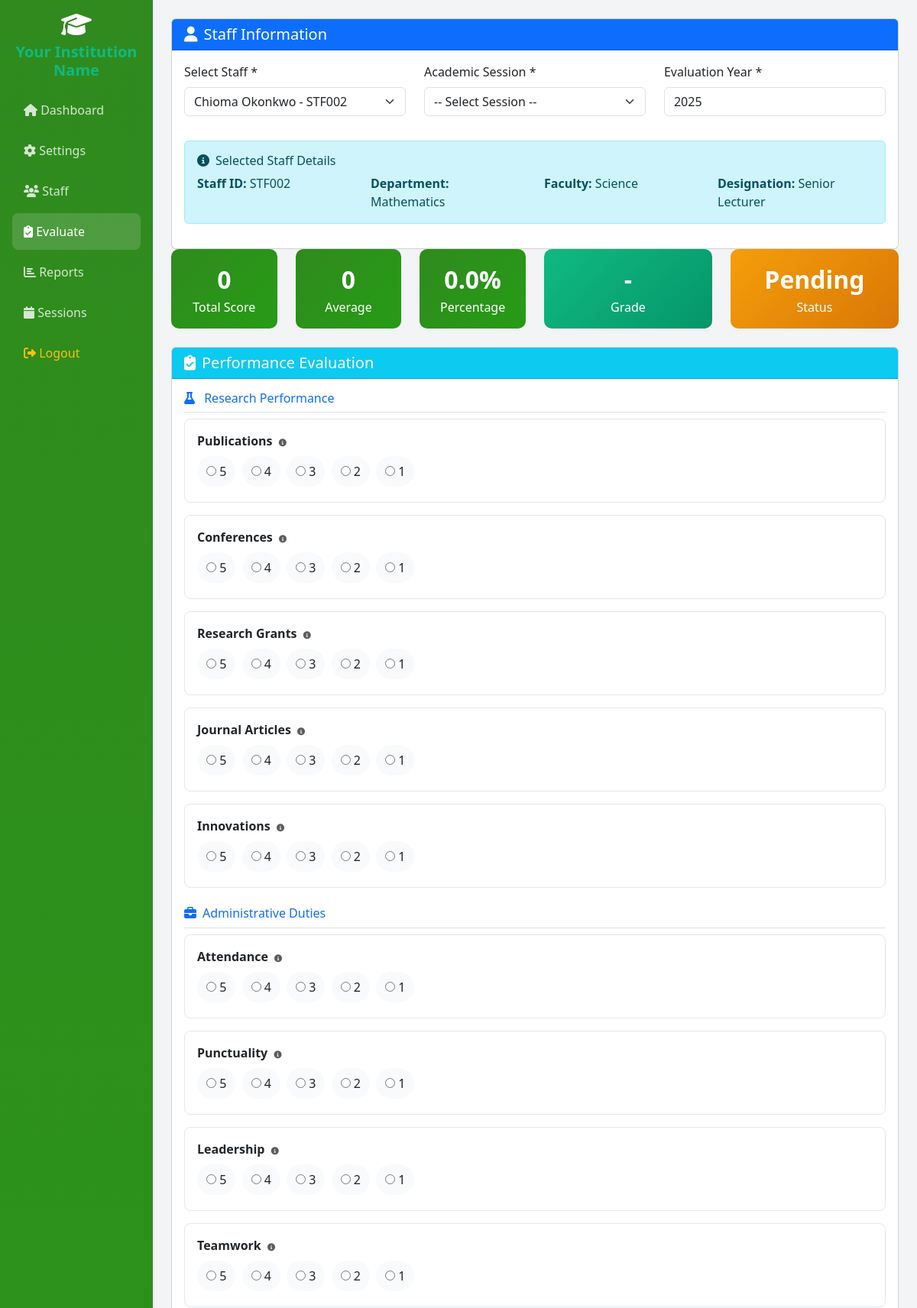
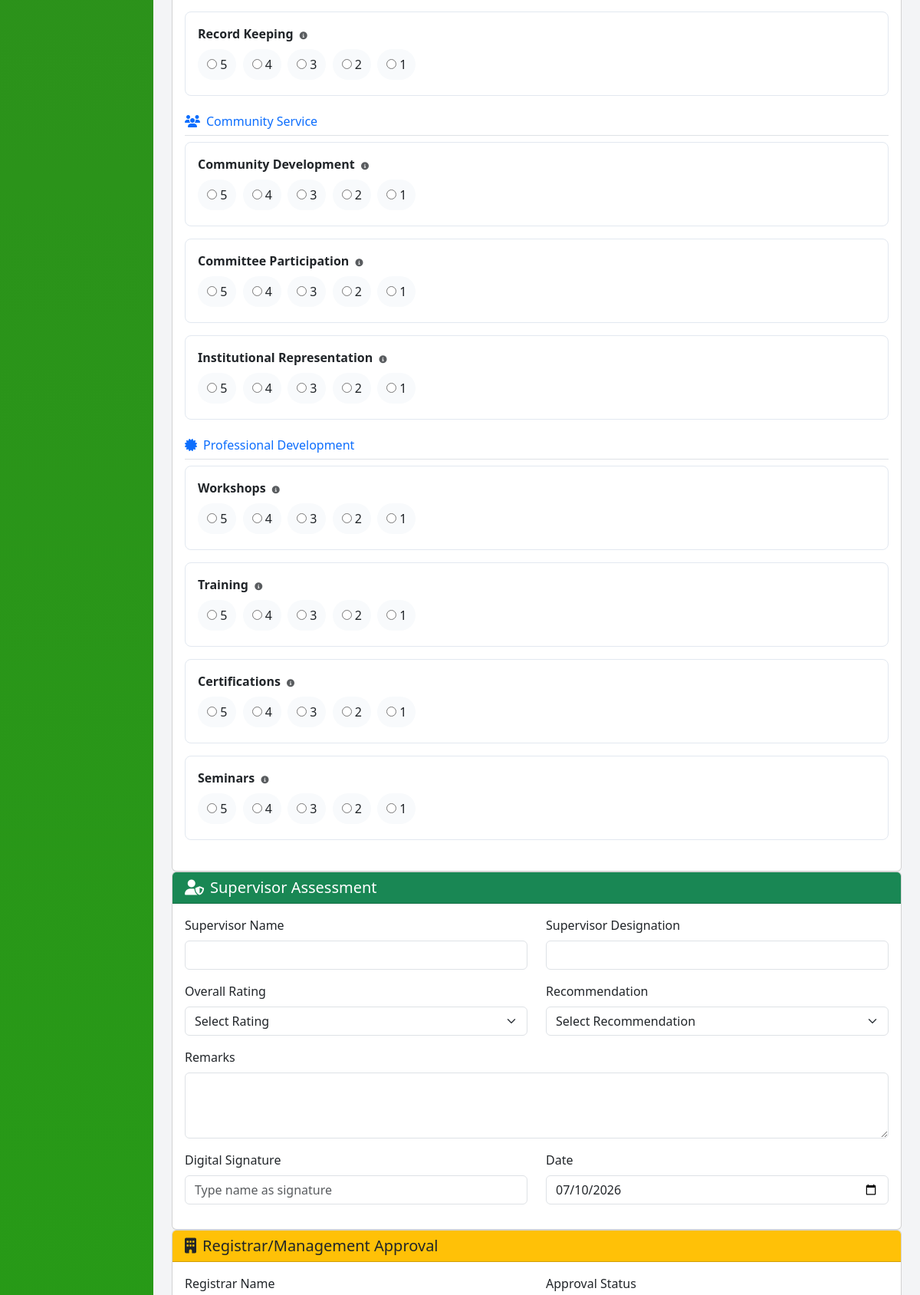
Page /evaluate.php?staff_id=2 (signed in, upper part) on the committed database (2 pictures, top to bottom).
### tables this page shows
CREATE TABLE IF NOT EXISTS academic_sessions (
    id INT AUTO_INCREMENT PRIMARY KEY,
    session_name VARCHAR(20) NOT NULL,
    semester VARCHAR(20) NOT NULL,
    year INT NOT NULL,
    is_active TINYINT(1) DEFAULT 0,
    created_at TIMESTAMP DEFAULT CURRENT_TIMESTAMP
);

CREATE TABLE IF NOT EXISTS staff (
    id INT AUTO_INCREMENT PRIMARY KEY,
    staff_id VARCHAR(50) NOT NULL UNIQUE,
    surname VARCHAR(100) NOT NULL,
    first_name VARCHAR(100),
    email VARCHAR(100) NOT NULL,
    phone VARCHAR(20),
    department VARCHAR(100),
    faculty VARCHAR(100),
    designation VARCHAR(100),
    grade_level VARCHAR(20),
    employment_status VARCHAR(50),
    years_of_service INT,
    status ENUM('active', 'inactive') DEFAULT 'active',
    password VARCHAR(255),
    created_at TIMESTAMP DEFAULT CURRENT_TIMESTAMP,
    updated_at TIMESTAMP DEFAULT CURRENT_TIMESTAMP ON UPDATE CURRENT_TIMESTAMP
);

### evaluate.php (the view, shortened to what the rows shown need)
<?php
$staffId = $_GET['staff_id'] ?? null;
$pdo = getDBConnection();
$stmt = $pdo->query("SELECT * FROM settings");
$settings = [];
while ($row = $stmt->fetch()) {
    $settings[$row['setting_key']] = $row['setting_value'];
}
$selectedStaff = null;
if ($staffId) {
    $stmt = $pdo->prepare("SELECT * FROM staff WHERE id = ?");
    $stmt->execute([$staffId]);
    $selectedStaff = $stmt->fetch();
}
$existingEval = null;
$stmt = $pdo->query("SELECT * FROM academic_sessions ORDER BY year DESC, semester");
$sessions = $stmt->fetchAll();
?>
<!DOCTYPE html>
<html lang="en">
<head>
    <link href="https://cdn.jsdelivr.net/npm/bootstrap@5.3.0/dist/css/bootstrap.min.css" rel="stylesheet">
    <link href="https://cdnjs.cloudflare.com/ajax/libs/font-awesome/6.4.0/css/all.min.css" rel="stylesheet">
</head>
<body>
    <div class="container-fluid">
        <div class="row">
            <div class="col-md-9 col-lg-10 p-4">
                <form method="POST" id="evalForm">
                <div class="card">
                    <div class="card-body">
                        <div class="row">
                            <div class="col-md-4 mb-3">
                                <label class="form-label">Evaluation Year *</label>
                                <input type="number" class="form-control" name="evaluation_year" value="<?php echo $existingEval['evaluation_year'] ?? ($settings['evaluation_year'] ?? date('Y')); ?>" min="2020" max="2030" required>
                            </div>
                        </div>
                        <?php if ($selectedStaff): ?>
                        <div class="alert alert-info mt-3">
                            <h6><i class="fas fa-info-circle me-2"></i>Selected Staff Details</h6>
                            <div class="row">
                                <div class="col-md-3"><strong>Staff ID:</strong> <?php echo htmlspecialchars($selectedStaff['staff_id']); ?></div>
                                <div class="col-md-3"><strong>Department:</strong> <?php echo htmlspecialchars($selectedStaff['department']); ?></div>
                                <div class="col-md-3"><strong>Faculty:</strong> <?php echo htmlspecialchars($selectedStaff['faculty']); ?></div>
                                <div class="col-md-3"><strong>Designation:</strong> <?php echo htmlspecialchars($selectedStaff['designation']); ?></div>
                            </div>
                        </div>
                        <?php endif; ?>
                    </div>
                </div>
                </form>
            </div>
        </div>
    </div>
</body>
</html>

### rows in the picture
academic_sessions: evaluation_year "2025"
staff: staff "STF002", department "Mathematics", faculty "Science", designation "Senior Lecturer"

### other values in the picture
$institutionName "Your Institution Name"
$q['label'] "Publications"
$q['label'] "Conferences"
$q['label'] "Research Grants"
$q['label'] "Journal Articles"
$q['label'] "Innovations"
$q['label'] "Attendance"
$q['label'] "Punctuality"
$q['label'] "Leadership"
$q['label'] "Teamwork"
$q['label'] "Record Keeping"
$q['label'] "Community Development"
$q['label'] "Committee Participation"
$q['label'] "Institutional Representation"
$q['label'] "Workshops"
